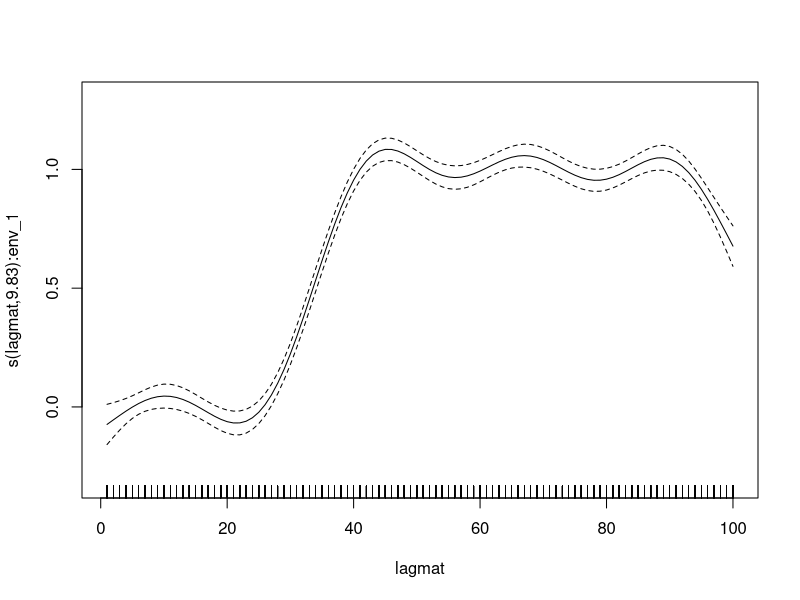
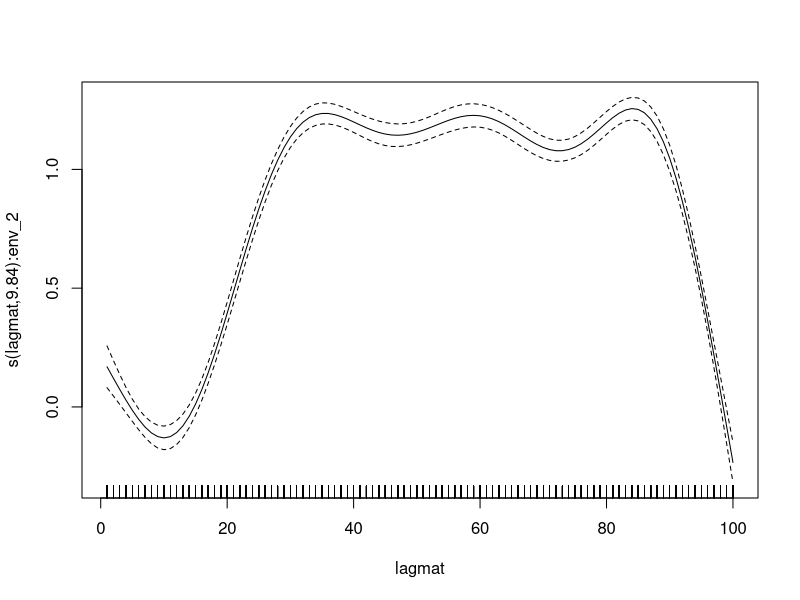

Generate these figures, in order, with R: (Note: this script raises an error after producing the figures.)
rm(list=ls())

set.seed(1333)

library(ggplot2)
library(mgcv)
library(dplyr)

# everything until the !!!!!! is just creation of a random data set with distributed lags that depend on some factor variable
# set up parameters for a model
nfactorlevels <- 3    # how many factor levels?
nobsperlevel  <- 500  # how many observations per factor level?
envlaglen     <- 100  # how many columns in the lagged environmental data?
sigmaerr      <- 1    # what's the variance on the artificial data?

# create a data frame with artificial environmental data
mydf <- expand.grid(faclev = 1:nfactorlevels,
                    nobs   = 1:nobsperlevel)
mydf$envcov <- matrix(rnorm(n=nrow(mydf)*envlaglen,
                            mean=0,
                            sd=1),
                      nrow=nrow(mydf),
                      ncol=envlaglen)

# figure out which lags correspond to which factor level (randomly)
faclevs <- data.frame(faclev = unique(mydf$faclev))
faclevs$dlstart  <- floor(runif(n=nrow(faclevs)) * envlaglen/2)
faclevs$dlstop   <- floor(runif(n=nrow(faclevs)) * envlaglen/2) + envlaglen/2
faclevs$dlcoef   <- rnorm(n=nrow(faclevs))
mydf <- left_join(mydf, faclevs, by="faclev")

faclevs

# create the outcome observations
mydf$Y <- 0
for (currow in 1:nrow(mydf)) {
  
  for (curdl in 1:ncol(mydf$envcov)) {
    
    if ((curdl >= mydf$dlstart[currow]) & (curdl <= mydf$dlstop[currow])) {
      
      mydf$Y[currow] <- mydf$Y[currow] + mydf$dlcoef[currow] * mydf$envcov[currow, curdl]
      
    }
    
  }
  
}
mydf$Y <- mydf$Y + rnorm(n=nrow(mydf),
                         mean=0,
                         sd=sigmaerr)
#View(mydf)







# this is where the actual regression starts

# create the lag matrix for the regression
# be lazy and copy over the environmental matrix
mydf$lagmat <- mydf$envcov
mydf$faclevmat <- mydf$envcov
# and then rewrite its columns
for (curcol in 1:ncol(mydf$envcov)) {
  
  mydf$lagmat[,curcol] <- curcol
  mydf$faclevmat[,curcol] <- mydf$faclev
  
}

# now create the environmental covariates by factor level
# this is where this approach gets really, really inefficient in terms of both memory and calculation
# there is one matrix per factor level
for (curlevel in unique(mydf$faclev)) {
  
  # create a redundant environmental matrix from the original lagged set
  mydf[paste("env_", curlevel, sep="")] <- mydf$envcov
  # if an observation is not from a factor with the current level, then change all its environmental data to 0 in that matrix
  for (currow in 1:nrow(mydf)) {
    
    mydf[currow, paste("env_", curlevel, sep="")] <- mydf[currow, paste("env_", curlevel, sep="")] * (mydf$faclev[currow] == curlevel)
    
  }
  
}

#colnames(mydf)
#View(mydf)

# now run the regression
envfacnames <- grep(x=colnames(mydf),
                    pattern="env_",
                    fixed=TRUE,
                    value=TRUE)
myformula <- paste("s(lagmat, by=", envfacnames, ", bs='tp', id=1)")
myformula <- paste(myformula, collapse=" + ", sep="")
myformula <- paste("Y ~ ", myformula)
myformula <- formula(myformula)
myformula

mygam <- bam(myformula, data=mydf)
summary(mygam)

plot(mygam, select=1)
plot(mygam, select=2)

# the better way to do it?
head(mydf)

# make sure this is a factor
mydf$faclev <- factor(mydf$faclev)
mydf$faclevmat <- factor(mydf$faclevmat)

mygam_byfactor <- bam(Y ~ 0 + faclev + s(lagmat, by=envcov, bs="tp") + s(lagmat, faclevmat, by=envcov, bs=c("tp", "re")),
                      data=mydf)

# mygam_byfactor <- bam(Y ~ 0 + faclev + s(x=lagmat, fac=faclevmat, by=envcov, bs="fs"),
#                       data=mydf)

tempdf <- model.matrix(mygam_byfactor)
#View(tempdf)
colnames(tempdf)

thisplot <- plot(mygam_byfactor, select=2)
tempdf   <- expand.grid(x=thisplot[[2]]$x,
                        y=thisplot[[2]]$y)
tempdf$fit <- thisplot[[2]]$fit
ggplot(tempdf) + geom_line(aes(x=x, y=fit, group=y, color=y))
faclevs

# mydf$preds_byfactor <- predict(mygam_byfactor)
# #ggplot(mydf) + geom_point(aes(x=Y, y=preds_byfactor, color=faclev))

summary(mygam)
summary(mygam_byfactor)

plot(mygam, select=1)
plot(mygam, select=2)

